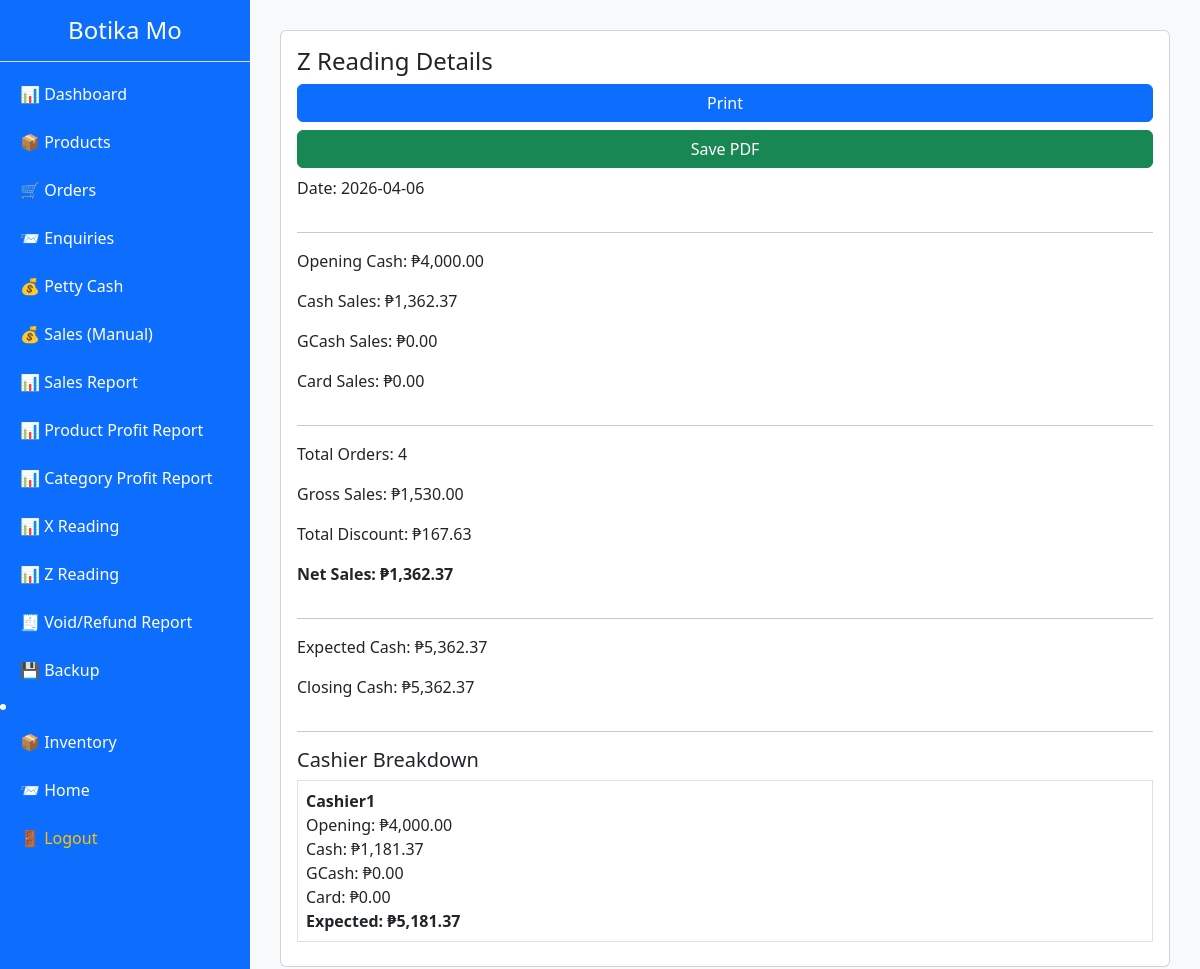
The page /admin/z_view.php?id=2 (signed in) on the database its author committed.
### tables this page shows
CREATE TABLE `z_reading` (
  `id` int NOT NULL AUTO_INCREMENT,
  `date` date DEFAULT NULL,
  `total_orders` int DEFAULT NULL,
  `total_sales` decimal(10,2) DEFAULT NULL,
  `cash_sales` decimal(10,2) DEFAULT NULL,
  `gcash_sales` decimal(10,2) DEFAULT NULL,
  `card_sales` decimal(10,2) DEFAULT NULL,
  `opening_cash` decimal(10,2) DEFAULT NULL,
  `expected_cash` decimal(10,2) DEFAULT NULL,
  `closing_cash` decimal(10,2) DEFAULT NULL,
  `created_at` timestamp NULL DEFAULT CURRENT_TIMESTAMP,
  `cashier_id` int DEFAULT NULL,
  `total_discount` decimal(10,2) DEFAULT '0.00',
  PRIMARY KEY (`id`),
  KEY `idx_zreading_date` (`date`)
);

CREATE TABLE `cashier_shift` (
  `id` int NOT NULL AUTO_INCREMENT,
  `cashier_id` int DEFAULT NULL,
  `open_time` datetime DEFAULT NULL,
  `close_time` datetime DEFAULT NULL,
  `opening_cash` decimal(10,2) DEFAULT NULL,
  `closing_cash` decimal(10,2) DEFAULT NULL,
  `cash_sales` decimal(10,2) DEFAULT NULL,
  `total_sales` decimal(10,2) DEFAULT NULL,
  `status` varchar(20) DEFAULT NULL,
  `gcash_sales` decimal(10,2) DEFAULT NULL,
  `card_sales` decimal(10,2) DEFAULT NULL,
  `total_orders` int DEFAULT NULL,
  PRIMARY KEY (`id`)
);

CREATE TABLE `users` (
  `id` int NOT NULL AUTO_INCREMENT,
  `name` varchar(255) DEFAULT NULL,
  `username` varchar(50) DEFAULT NULL,
  `password` varchar(255) DEFAULT NULL,
  `role` varchar(255) DEFAULT NULL,
  PRIMARY KEY (`id`)
);

### admin/z_view.php (the view, shortened to what this page needs)
<?php
include 'header.php';
include '../db.php';
$id = (int)$_GET['id'];
$stmt = $conn->prepare("
SELECT *
FROM z_reading
WHERE id = ?
");
$stmt->bind_param("i", $id);
$stmt->execute();
$row = $stmt->get_result()->fetch_assoc();
$z_date = $row['date'];
$cashier_query = $conn->query("
SELECT
cs.id,
cs.cashier_id,
u.name AS cashier_name,
cs.opening_cash,
COALESCE(SUM(CASE
    WHEN o.payment_method = 'Cash'
    THEN (oi.sell_price * oi.quantity) - ((oi.sell_price * oi.quantity) * (oi.discount_percent / 100))
    ELSE 0 END
),0) as cash_sales,
COALESCE(SUM(CASE
    WHEN o.payment_method = 'GCash'
    THEN (oi.sell_price * oi.quantity) - ((oi.sell_price * oi.quantity) * (oi.discount_percent / 100))
    ELSE 0 END
),0) as gcash_sales,
COALESCE(SUM(CASE
    WHEN o.payment_method = 'Card'
    THEN (oi.sell_price * oi.quantity) - ((oi.sell_price * oi.quantity) * (oi.discount_percent / 100))
    ELSE 0 END
),0) as card_sales
FROM cashier_shift cs
LEFT JOIN users u
ON u.id = cs.cashier_id
LEFT JOIN orders o
ON o.cashier_id = cs.cashier_id
AND DATE(o.created_at) = '$z_date'
AND o.status != 'Voided'
LEFT JOIN order_items oi
ON oi.order_id = o.id
WHERE DATE(cs.open_time) = '$z_date'  -- only include shifts opened on the Z reading date
GROUP BY cs.id
");
?>
<div class="card p-3">
    <h4>Z Reading Details</h4>
    <a href="z_print.php?id=<?= $row['id'] ?>"
        class="btn btn-primary mb-2"
        target="_blank">
        Print
    </a>
    <a href="z_print.php?id=<?= $row['id'] ?>"
        class="btn btn-success mb-2"
        target="_blank">
        Save PDF
    </a>
    <p>Date: <?= $row['date'] ?></p>
    <hr>
    <p>Opening Cash: ₱<?= number_format($row['opening_cash'], 2) ?></p>
    <p>Cash Sales: ₱<?= number_format($row['cash_sales'], 2) ?></p>
    <p>GCash Sales: ₱<?= number_format($row['gcash_sales'], 2) ?></p>
    <p>Card Sales: ₱<?= number_format($row['card_sales'], 2) ?></p>
    <hr>
    <p>Total Orders: <?= $row['total_orders'] ?></p>
    <p>Gross Sales: ₱<?= number_format($row['total_sales'] + $row['total_discount'], 2) ?></p>
    <p>Total Discount: ₱<?= number_format($row['total_discount'], 2) ?></p>
    <p><strong>Net Sales: ₱<?= number_format($row['total_sales'], 2) ?></strong></p>
    <hr>
    <p>Expected Cash: ₱<?= number_format($row['expected_cash'], 2) ?></p>
    <p>Closing Cash: ₱<?= number_format($row['closing_cash'], 2) ?></p>
    <hr>
    <h5>Cashier Breakdown</h5>
    <?php while ($c = $cashier_query->fetch_assoc()):
        $cash_sales = $c['cash_sales'] ?? 0;
        $gcash_sales = $c['gcash_sales'] ?? 0;
        $card_sales = $c['card_sales'] ?? 0;
        $expected_cashier = $c['opening_cash'] + $cash_sales;
    ?>
        <div class="border p-2 mb-2">
            <strong><?= $c['cashier_name'] ?? 'Cashier' ?></strong><br>
            Opening: ₱<?= number_format($c['opening_cash'], 2) ?><br>
            Cash: ₱<?= number_format($cash_sales, 2) ?><br>
            GCash: ₱<?= number_format($gcash_sales, 2) ?><br>
            Card: ₱<?= number_format($card_sales, 2) ?><br>
            <b>Expected: ₱<?= number_format($expected_cashier, 2) ?></b>
        </div>
    <?php endwhile; ?>
</div>
<?php include 'footer.php'; ?>

### admin/header.php (style rules this page uses)
body { min-height: 100vh; display: flex; }

### rows shown on the page
z_reading: date "2026-04-06", opening_cash "4,000.00", cash_sales "1,362.37", gcash_sales "0.00", card_sales "0.00", total_orders "4", $row['total_sales'] + $row['total_discount'] "1,530.00", total_discount "167.63", total_sales "1,362.37", expected_cash "5,362.37", closing_cash "5,362.37"
cashier_shift: users.name "Cashier1", opening_cash "4,000.00", cash_sales "1,181.37", gcash_sales "0.00", card_sales "0.00", expected_cashier "5,181.37"
